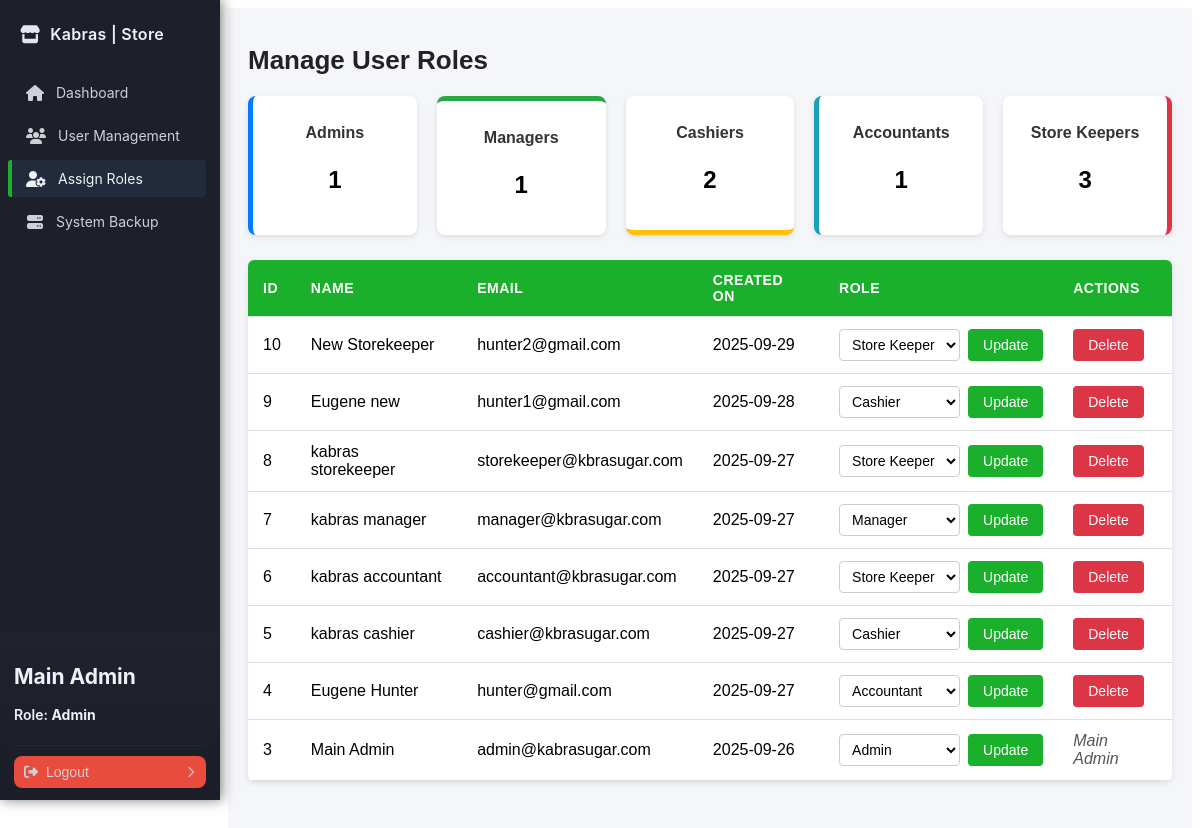
Page /admin/roles.php (signed in) on the committed database.
### tables this page shows
CREATE TABLE `users` (
  `id` int NOT NULL AUTO_INCREMENT,
  `name` varchar(100) NOT NULL,
  `email` varchar(100) NOT NULL,
  `phone` varchar(15) DEFAULT NULL,
  `national_id` varchar(20) DEFAULT NULL,
  `password` varchar(255) NOT NULL,
  `last_login` datetime DEFAULT NULL,
  `role` enum('Admin','StoreKeeper','Cashier','Manager','Accountant') NOT NULL,
  `created_at` timestamp NULL DEFAULT CURRENT_TIMESTAMP,
  `updated_at` timestamp NULL DEFAULT CURRENT_TIMESTAMP ON UPDATE CURRENT_TIMESTAMP,
  PRIMARY KEY (`id`),
  UNIQUE KEY `email` (`email`)
);

### config/database.php (called while the page is built, shortened)
<?php
class Database
{
    private $host = 'localhost';
    private $db   = 'kabras_store';
    private $user = 'root';
    private $pass = 'Hunter42.';
    private $charset = 'utf8mb4';
    public function connect()
    {
        $dsn = "mysql:host={$this->host};dbname={$this->db};charset={$this->charset}";
        try {
            $this->pdo = new PDO($dsn, $this->user, $this->pass, [
                PDO::ATTR_ERRMODE => PDO::ERRMODE_EXCEPTION,
                PDO::ATTR_DEFAULT_FETCH_MODE => PDO::FETCH_ASSOC,
            ]);
            return $this->pdo;
        } catch (PDOException $e) {
            die('Database connection failed: ' . $e->getMessage());
        }
    }
}

### app/models/User.php (called while the page is built, shortened)
<?php
require_once __DIR__ . '../../../config/database.php';
class User
{
    private $db;
    public function __construct()
    {
        $this->db = (new Database())->connect();
    }
    public function findByEmail($email)
    {
        $sql = "SELECT * FROM users WHERE email = :email LIMIT 1";
        $stmt = $this->db->prepare($sql);
        $stmt->execute([':email' => $email]);
        return $stmt->fetch(PDO::FETCH_ASSOC);
    }
    public function getAllUsers()
    {
        $sql = "SELECT id, name, email, phone, national_id, role, created_at, last_login FROM users ORDER BY created_at DESC";
        $stmt = $this->db->query($sql);
        return $stmt->fetchAll(PDO::FETCH_ASSOC);
    }
}

### handlers/AuthHandler.php (called while the page is built, shortened)
<?php
require_once __DIR__ . '/../app/models/User.php';
class AuthHandler
{
    private $sessionTimeout = 3600;
    public function __construct()
    {
        $this->userModel = new User();
        $defaultAdminEmail = 'admin@kabrasugar.com';
        if (!$this->userModel->findByEmail($defaultAdminEmail)) {
            $adminData = [
                'name' => 'Default Admin',
                'email' => $defaultAdminEmail,
                'phone' => '',
                'national_id' => '',
                'password' => 'hunter123',
                'role' => 'admin'
            ];
            $this->userModel->createUser($adminData);
        }
    }
    public function isLoggedIn()
    {
        return isset($_SESSION['user_id']) &&
            (time() - $_SESSION['login_time']) < $this->sessionTimeout;
    }
    public function getCurrentUser()
    {
        return [
            "id" => $_SESSION['user_id'],
            "name" => $_SESSION['user_name'],
            "email" => $_SESSION['user_email'],
            "role" => $_SESSION['user_role']
        ];
    }
}

### admin/roles.php (the view, shortened to what this page needs)
<?php session_start();
require_once '../handlers/AuthHandler.php';
require_once '../app/models/User.php';
$authHandler = new AuthHandler();
$userHandler = new User();
$currentUser = $authHandler->getCurrentUser();
$users = $userHandler->getAllUsers();
$roleCounts = [
    'Admin' => 0,
    'Manager' => 0,
    'Cashier' => 0,
    'Accountant' => 0,
    'StoreKeeper' => 0,
];
foreach ($users as $user) {
    if (isset($roleCounts[$user['role']])) {
        $roleCounts[$user['role']]++;
    }
}
?>
<!DOCTYPE html>
<html lang="en">
<head>
    <link rel="stylesheet" href="../assets/css/sidebar.css">
    <link rel="stylesheet" href="../assets/css/roles.css">
</head>
<body>
    <?php include '../includes/sidebar.php'; ?>
    <main class="main-content">
        <div class="container">
            <h1>Manage User Roles</h1><?php if (isset($_GET['success'])): ?>
            <p class="success-msg"><?= htmlspecialchars($_GET['success']); ?>
            </p><?php endif; ?>
            <div class="stats-cards">
                <div class="stat-card admin">
                    <h3>Admins</h3>
                    <p><?= $roleCounts['Admin']; ?></p>
                </div>
                <div class="stat-card manager">
                    <h3>Managers</h3>
                    <p><?= $roleCounts['Manager']; ?></p>
                </div>
                <div class="stat-card cashier">
                    <h3>Cashiers</h3>
                    <p><?= $roleCounts['Cashier']; ?></p>
                </div>
                <div class="stat-card accountant">
                    <h3>Accountants</h3>
                    <p><?= $roleCounts['Accountant']; ?></p>
                </div>
                <div class="stat-card storekeeper">
                    <h3>Store Keepers</h3>
                    <p><?= $roleCounts['StoreKeeper']; ?></p>
                </div>
            </div>
            <table class="users-table">
                <thead>
                    <tr>
                        <th>ID</th>
                        <th>Name</th>
                        <th>Email</th>
                        <th>Created On</th>
                        <th>Role</th>
                        <th>Actions</th>
                    </tr>
                </thead>
                <tbody>
                    <?php foreach ($users as $user): ?><tr>
                        <td><?= htmlspecialchars($user['id']); ?></td>
                        <td><?= htmlspecialchars($user['name']); ?></td>
                        <td><?= htmlspecialchars($user['email']); ?></td>
                        <td><?= htmlspecialchars(date('Y-m-d', strtotime($user['created_at']))); ?></td>
                        <td>
                            <form method="POST" action="roles.php" class="role-form">
                                <select name="role">
                                    <option value="Admin" <?= $user['role'] === 'Admin' ? 'selected' : ''; ?>>Admin
                                    </option>
                                    <option value="Manager" <?= $user['role'] === 'Manager' ? 'selected' : ''; ?>>
                                        Manager</option>
                                    <option value="Cashier" <?= $user['role'] === 'Cashier' ? 'selected' : ''; ?>>
                                        Cashier</option>
                                    <option value="Accountant" <?= $user['role'] === 'Accountant' ? 'selected' : ''; ?>>
                                        Accountant</option>
                                    <option value="StoreKeeper"
                                        <?= $user['role'] === 'StoreKeeper' ? 'selected' : ''; ?>>
                                        Store Keeper</option>
                                </select>
                                <button type="submit" name="update_role">Update</button>
                            </form>
                        </td>
                        <td><?php if ($user['id'] !== $currentUser['id']): ?>
                            <form method="POST" action="roles.php"
                                onsubmit="return confirm('Are you sure you want to delete this user?');">
                                <button type="submit" name="delete_user" class="btn-danger">Delete</button>
                            </form>
                            <?php else: ?>
                            <em>Main Admin</em>
                            <?php endif; ?>
                        </td>
                    </tr><?php endforeach; ?>
                </tbody>
            </table>
        </div>
    </main>
</body>
</html>

### assets/css/sidebar.css (style rules this page uses)
:root { --sidebar-width: 220px; --bg: #1d1f2b; --panel: #222233; --muted: #cfcfd6; --text: #eef1f6; --accent: #1BB02C; --hover: #2c3c33; --danger: #e74c3c; }

### assets/css/roles.css (style rules this page uses)
.stats-cards { display: grid; grid-template-columns: repeat(auto-fit, minmax(140px, 1fr)); gap: 20px; margin-bottom: 25px; }
.stat-card { background: #fff; border-radius: 8px; padding: 12px; text-align: center; box-shadow: 0 2px 6px rgba(0, 0, 0, 0.1); transition: transform 0.2s ease-in-out; }
.stat-card h3 { font-size: 16px; margin-bottom: 8px; color: #333; }
.stat-card p { font-size: 24px; font-weight: bold; }
.stat-card.admin { border-left: 5px solid #007bff; }
.stat-card.manager { border-top: 5px solid #28a745; }
.stat-card.cashier { border-bottom: 5px solid #ffc107; }
.stat-card.accountant { border-left: 5px solid #17a2b8; }
.stat-card.storekeeper { border-right: 5px solid #dc3545; }
.main-content { margin-left: 220px; padding: 20px; background: #f4f6f9; min-height: 100vh; font-family: Arial, sans-serif; }
.container { max-width: 1200px; margin: 0 auto; }
.container h1 { font-size: 26px; color: #222; margin-bottom: 20px; }
.users-table { width: 100%; border-collapse: collapse; background: #fff; border-radius: 6px; overflow: hidden; box-shadow: 0 2px 6px rgba(0, 0, 0, 0.1); }
.users-table thead { background: #1BB02C; color: #fff; text-transform: uppercase; font-size: 14px; letter-spacing: 0.5px; }
.users-table th, .users-table td { padding: 12px 15px; border-bottom: 1px solid #ddd; text-align: left; }
.role-form { display: flex; gap: 8px; align-items: center; }
.role-form select { padding: 6px 8px; border-radius: 4px; border: 1px solid #ccc; background: #fff; font-size: 14px; }
.role-form button { padding: 8px 15px; background: #1BB02C; color: #fff; border: none; border-radius: 4px; cursor: pointer; font-size: 14px; transition: background 0.2s ease-in-out; }
.btn-danger { padding: 8px 15px; background: #dc3545; color: #fff; border: none; border-radius: 4px; cursor: pointer; font-size: 14px; transition: background 0.2s ease-in-out; }
em { color: #555; font-style: italic; }

### rows in the picture
users: id "10", name "New Storekeeper", email "hunter2@gmail.com", created_at "2025-09-29", role "Store Keeper"
users: id "9", name "Eugene new", email "hunter1@gmail.com", created_at "2025-09-28", role "Cashier"
users: id "8", name "kabras storekeeper", email "storekeeper@kbrasugar.com", created_at "2025-09-27", role "Store Keeper"
users: id "7", name "kabras manager", email "manager@kbrasugar.com", created_at "2025-09-27", role "Manager"
users: id "6", name "kabras accountant", email "accountant@kbrasugar.com", created_at "2025-09-27", role "Store Keeper"
users: id "5", name "kabras cashier", email "cashier@kbrasugar.com", created_at "2025-09-27", role "Cashier"
users: id "4", name "Eugene Hunter", email "hunter@gmail.com", created_at "2025-09-27", role "Accountant"
users: id "3", name "Main Admin", email "admin@kabrasugar.com", created_at "2025-09-26", role "Admin"

### other values in the picture
$it['label'] "Dashboard"
$it['label'] "User Management"
$it['label'] "Assign Roles"
$it['label'] "System Backup"
$currentUser['name'] "Main Admin"
$currentUser['role'] "Admin"
$roleCounts['Admin'] "1"
$roleCounts['Manager'] "1"
$roleCounts['Cashier'] "2"
$roleCounts['Accountant'] "1"
$roleCounts['StoreKeeper'] "3"
